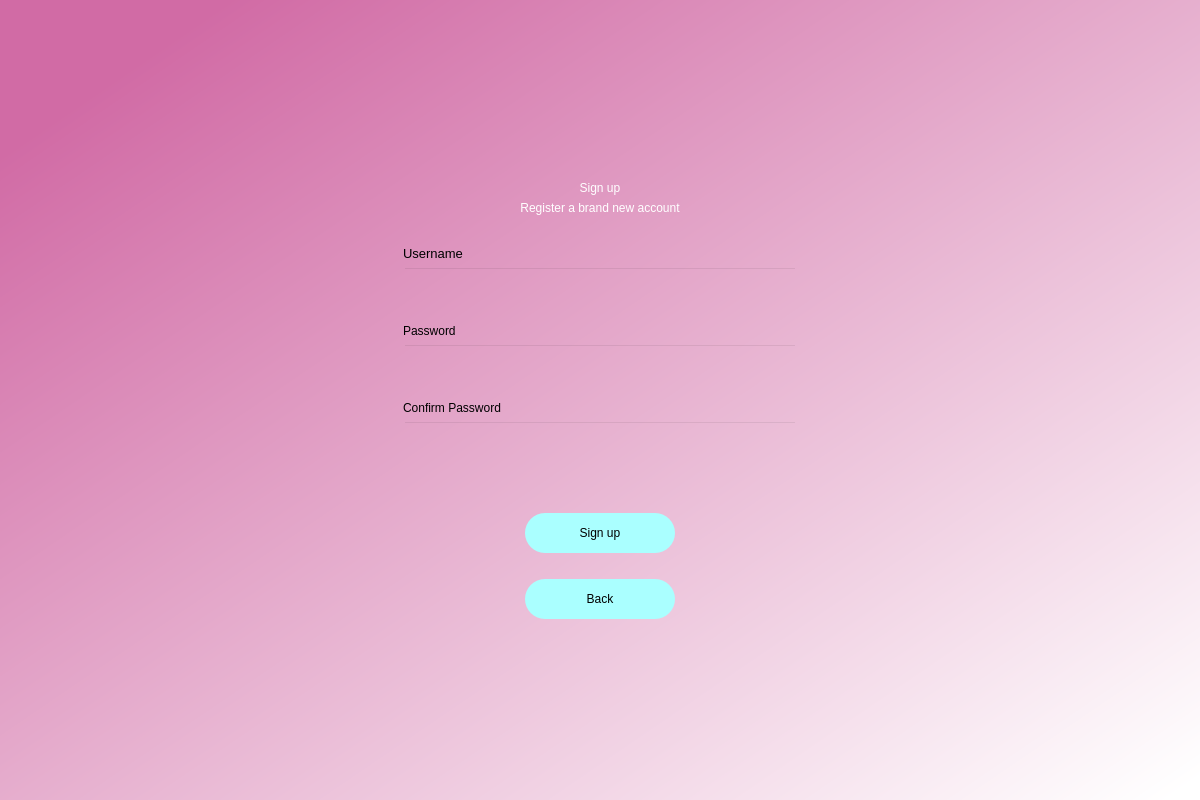
<?xml version="1.0" encoding="UTF-8"?>
<ui version="4.0">
 <class>Dialog</class>
 <widget class="QDialog" name="Dialog">
  <property name="geometry">
   <rect>
    <x>0</x>
    <y>0</y>
    <width>1200</width>
    <height>800</height>
   </rect>
  </property>
  <property name="minimumSize">
   <size>
    <width>1200</width>
    <height>800</height>
   </size>
  </property>
  <property name="maximumSize">
   <size>
    <width>1200</width>
    <height>800</height>
   </size>
  </property>
  <property name="windowTitle">
   <string>Dialog</string>
  </property>
  <layout class="QVBoxLayout" name="verticalLayout_2">
   <property name="leftMargin">
    <number>0</number>
   </property>
   <property name="topMargin">
    <number>0</number>
   </property>
   <property name="rightMargin">
    <number>0</number>
   </property>
   <property name="bottomMargin">
    <number>0</number>
   </property>
   <item>
    <widget class="QWidget" name="bgwidget" native="true">
     <property name="styleSheet">
      <string notr="true">QWidget#bgwidget{
background-color:qlineargradient(spread:pad, x1:0.091, y1:0.101636, x2:0.991379, y2:0.977, stop:0 rgba(209, 107, 165, 255), stop:1 rgba(255, 255, 255, 255));}</string>
     </property>
     <layout class="QGridLayout" name="gridLayout" rowstretch="1,1,1" columnstretch="1,1,1">
      <item row="0" column="1">
       <spacer name="verticalSpacer">
        <property name="orientation">
         <enum>Qt::Vertical</enum>
        </property>
        <property name="sizeHint" stdset="0">
         <size>
          <width>20</width>
          <height>40</height>
         </size>
        </property>
       </spacer>
      </item>
      <item row="1" column="1">
       <layout class="QVBoxLayout" name="verticalLayout">
        <item>
         <widget class="QLabel" name="label">
          <property name="styleSheet">
           <string notr="true">font: 36pt &quot;MS Shell Dlg 2&quot;; color:rgb(255, 255, 255)</string>
          </property>
          <property name="text">
           <string>Sign up</string>
          </property>
          <property name="alignment">
           <set>Qt::AlignCenter</set>
          </property>
         </widget>
        </item>
        <item>
         <widget class="QLabel" name="label_2">
          <property name="styleSheet">
           <string notr="true">font: 16pt &quot;MS Shell Dlg 2&quot;;color:rgb(255, 255, 255)</string>
          </property>
          <property name="text">
           <string>Register a brand new account</string>
          </property>
          <property name="alignment">
           <set>Qt::AlignCenter</set>
          </property>
         </widget>
        </item>
        <item>
         <spacer name="verticalSpacer_4">
          <property name="orientation">
           <enum>Qt::Vertical</enum>
          </property>
          <property name="sizeType">
           <enum>QSizePolicy::Fixed</enum>
          </property>
          <property name="sizeHint" stdset="0">
           <size>
            <width>20</width>
            <height>25</height>
           </size>
          </property>
         </spacer>
        </item>
        <item>
         <widget class="QLabel" name="label_3">
          <property name="font">
           <font>
            <pointsize>10</pointsize>
            <weight>50</weight>
            <italic>false</italic>
            <bold>false</bold>
           </font>
          </property>
          <property name="styleSheet">
           <string notr="true">font: 10pt &quot;MS Shell Dlg 2&quot;;</string>
          </property>
          <property name="text">
           <string>Username</string>
          </property>
         </widget>
        </item>
        <item>
         <widget class="QLineEdit" name="emailfield">
          <property name="minimumSize">
           <size>
            <width>0</width>
            <height>51</height>
           </size>
          </property>
          <property name="styleSheet">
           <string notr="true">background-color:rgba(0,0,0,0);
font: 12pt &quot;MS Shell Dlg 2&quot;;</string>
          </property>
         </widget>
        </item>
        <item>
         <widget class="QLabel" name="label_4">
          <property name="styleSheet">
           <string notr="true">font: 10pt &quot;MS Shell Dlg 2&quot;;</string>
          </property>
          <property name="text">
           <string>Password</string>
          </property>
         </widget>
        </item>
        <item>
         <widget class="QLineEdit" name="passwordfield">
          <property name="minimumSize">
           <size>
            <width>0</width>
            <height>51</height>
           </size>
          </property>
          <property name="styleSheet">
           <string notr="true">background-color:rgba(0,0,0,0);
font: 12pt &quot;MS Shell Dlg 2&quot;;</string>
          </property>
         </widget>
        </item>
        <item>
         <widget class="QLabel" name="label_5">
          <property name="styleSheet">
           <string notr="true">font: 10pt &quot;MS Shell Dlg 2&quot;;</string>
          </property>
          <property name="text">
           <string>Confirm Password</string>
          </property>
         </widget>
        </item>
        <item>
         <widget class="QLineEdit" name="confirmpasswordfield">
          <property name="minimumSize">
           <size>
            <width>0</width>
            <height>51</height>
           </size>
          </property>
          <property name="styleSheet">
           <string notr="true">background-color:rgba(0,0,0,0);
font: 12pt &quot;MS Shell Dlg 2&quot;;</string>
          </property>
         </widget>
        </item>
        <item>
         <spacer name="verticalSpacer_3">
          <property name="orientation">
           <enum>Qt::Vertical</enum>
          </property>
          <property name="sizeType">
           <enum>QSizePolicy::Fixed</enum>
          </property>
          <property name="sizeHint" stdset="0">
           <size>
            <width>20</width>
            <height>15</height>
           </size>
          </property>
         </spacer>
        </item>
        <item>
         <widget class="QLabel" name="error">
          <property name="styleSheet">
           <string notr="true">font: 12pt &quot;MS Shell Dlg 2&quot;; color:red;</string>
          </property>
          <property name="text">
           <string/>
          </property>
          <property name="alignment">
           <set>Qt::AlignCenter</set>
          </property>
         </widget>
        </item>
        <item alignment="Qt::AlignHCenter|Qt::AlignVCenter">
         <widget class="QPushButton" name="signup">
          <property name="minimumSize">
           <size>
            <width>150</width>
            <height>40</height>
           </size>
          </property>
          <property name="maximumSize">
           <size>
            <width>150</width>
            <height>40</height>
           </size>
          </property>
          <property name="styleSheet">
           <string notr="true">border-radius:20px;
background-color: rgb(170, 255, 255);
font: 14pt &quot;MS Shell Dlg 2&quot;;</string>
          </property>
          <property name="text">
           <string>Sign up</string>
          </property>
         </widget>
        </item>
        <item>
         <spacer name="verticalSpacer_5">
          <property name="orientation">
           <enum>Qt::Vertical</enum>
          </property>
          <property name="sizeType">
           <enum>QSizePolicy::Fixed</enum>
          </property>
          <property name="sizeHint" stdset="0">
           <size>
            <width>20</width>
            <height>20</height>
           </size>
          </property>
         </spacer>
        </item>
        <item alignment="Qt::AlignHCenter">
         <widget class="QPushButton" name="back">
          <property name="minimumSize">
           <size>
            <width>150</width>
            <height>40</height>
           </size>
          </property>
          <property name="maximumSize">
           <size>
            <width>150</width>
            <height>16777215</height>
           </size>
          </property>
          <property name="styleSheet">
           <string notr="true">border-radius:20px;
background-color: rgb(170, 255, 255);
font: 14pt &quot;MS Shell Dlg 2&quot;;</string>
          </property>
          <property name="text">
           <string>Back</string>
          </property>
         </widget>
        </item>
       </layout>
      </item>
      <item row="1" column="0">
       <spacer name="horizontalSpacer">
        <property name="orientation">
         <enum>Qt::Horizontal</enum>
        </property>
        <property name="sizeHint" stdset="0">
         <size>
          <width>40</width>
          <height>20</height>
         </size>
        </property>
       </spacer>
      </item>
      <item row="1" column="2">
       <spacer name="horizontalSpacer_2">
        <property name="orientation">
         <enum>Qt::Horizontal</enum>
        </property>
        <property name="sizeHint" stdset="0">
         <size>
          <width>40</width>
          <height>20</height>
         </size>
        </property>
       </spacer>
      </item>
      <item row="2" column="1">
       <spacer name="verticalSpacer_2">
        <property name="orientation">
         <enum>Qt::Vertical</enum>
        </property>
        <property name="sizeHint" stdset="0">
         <size>
          <width>20</width>
          <height>40</height>
         </size>
        </property>
       </spacer>
      </item>
     </layout>
    </widget>
   </item>
  </layout>
 </widget>
 <resources/>
 <connections/>
</ui>
